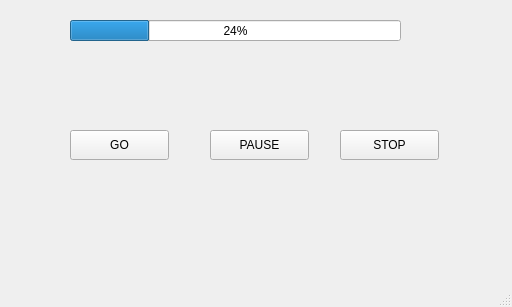
<?xml version="1.0" encoding="UTF-8"?>
<ui version="4.0">
 <class>MainWindow</class>
 <widget class="QMainWindow" name="MainWindow">
  <property name="geometry">
   <rect>
    <x>0</x>
    <y>0</y>
    <width>512</width>
    <height>307</height>
   </rect>
  </property>
  <property name="windowTitle">
   <string>MainWindow</string>
  </property>
  <widget class="QWidget" name="centralwidget">
   <widget class="QProgressBar" name="pb">
    <property name="geometry">
     <rect>
      <x>70</x>
      <y>20</y>
      <width>331</width>
      <height>21</height>
     </rect>
    </property>
    <property name="value">
     <number>24</number>
    </property>
   </widget>
   <widget class="QPushButton" name="goBtn">
    <property name="geometry">
     <rect>
      <x>70</x>
      <y>130</y>
      <width>99</width>
      <height>30</height>
     </rect>
    </property>
    <property name="text">
     <string>GO</string>
    </property>
   </widget>
   <widget class="QPushButton" name="pauseBtn">
    <property name="geometry">
     <rect>
      <x>210</x>
      <y>130</y>
      <width>99</width>
      <height>30</height>
     </rect>
    </property>
    <property name="text">
     <string>PAUSE</string>
    </property>
   </widget>
   <widget class="QPushButton" name="stopBtn">
    <property name="geometry">
     <rect>
      <x>340</x>
      <y>130</y>
      <width>99</width>
      <height>30</height>
     </rect>
    </property>
    <property name="text">
     <string>STOP</string>
    </property>
   </widget>
  </widget>
  <widget class="QMenuBar" name="menubar">
   <property name="geometry">
    <rect>
     <x>0</x>
     <y>0</y>
     <width>512</width>
     <height>28</height>
    </rect>
   </property>
  </widget>
  <widget class="QStatusBar" name="statusbar"/>
 </widget>
 <resources/>
 <connections>
  <connection>
   <sender>goBtn</sender>
   <signal>clicked()</signal>
   <receiver>MainWindow</receiver>
   <slot>go()</slot>
   <hints>
    <hint type="sourcelabel">
     <x>116</x>
     <y>177</y>
    </hint>
    <hint type="destinationlabel">
     <x>153</x>
     <y>248</y>
    </hint>
   </hints>
  </connection>
  <connection>
   <sender>pauseBtn</sender>
   <signal>clicked()</signal>
   <receiver>MainWindow</receiver>
   <slot>pause()</slot>
   <hints>
    <hint type="sourcelabel">
     <x>276</x>
     <y>180</y>
    </hint>
    <hint type="destinationlabel">
     <x>304</x>
     <y>240</y>
    </hint>
   </hints>
  </connection>
  <connection>
   <sender>stopBtn</sender>
   <signal>clicked()</signal>
   <receiver>MainWindow</receiver>
   <slot>stop()</slot>
   <hints>
    <hint type="sourcelabel">
     <x>409</x>
     <y>164</y>
    </hint>
    <hint type="destinationlabel">
     <x>445</x>
     <y>236</y>
    </hint>
   </hints>
  </connection>
 </connections>
 <slots>
  <slot>go()</slot>
  <slot>stop()</slot>
  <slot>pause()</slot>
 </slots>
</ui>
